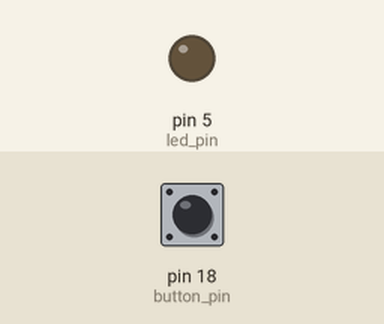
The program below on a simulated MicroPython board. Shown: output pins drawn as LEDs (lit = HIGH). Inputs (shaded band) come from the test bench; at power-on: pin 18 (button_pin) HIGH.

Above: at 1.2 s.
1.3 s: pin 18 (button_pin) pulled LOW for 0.15 s
At 1.4 s:
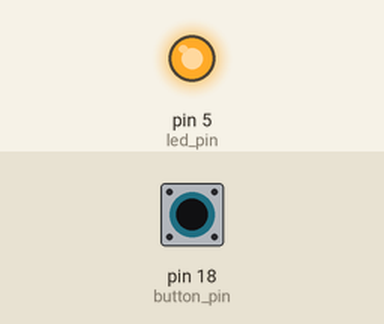
3.0 s: pin 18 (button_pin) pulled LOW for 3.2 s
At 7.2 s:
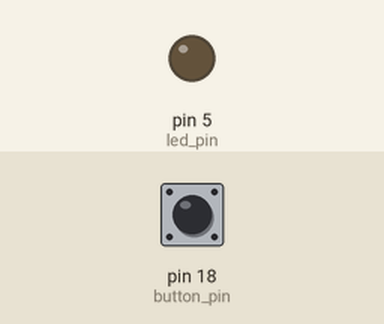
Timing chart, 0 to 8.7 s (numbered marks = the images above; inputs shaded):
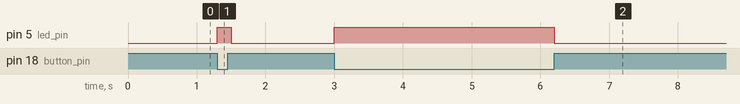

Measured:
- after the input at 1.3 s, pin 5 (led_pin): LOW → HIGH at once, → LOW 0.20 s later
- after the input at 3.0 s, pin 5 (led_pin): LOW → HIGH at once, → LOW 3.2 s later

The program:

LED-with-Push-Button.py
```python
from machine import Pin
import time

led_pin = Pin(5, Pin.OUT)
button_pin = Pin(18, Pin.IN, Pin.PULL_UP)

while True:
    if button_pin.value() == 0:
        led_pin.value(1)
    else:
        led_pin.value(0)
    time.sleep(0.1)
```
